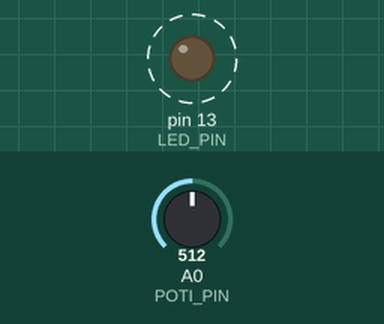
Bench run of a sketch on a simulated Arduino Uno, built with avr-gcc and run on an emulated ATmega328P. Shown: output pins drawn as LEDs (lit = HIGH). Dashed ring = blinking. The inputs (shaded band) are chosen by the test bench; at power-on: A0 (POTI_PIN) = 512.

Above: at 1.8 s.
1.9 s: A0 (POTI_PIN) set to 122
At 2.5 s:
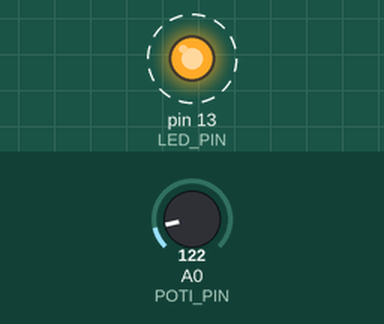
5.4 s: A0 (POTI_PIN) set to 0
At 5.44 s:
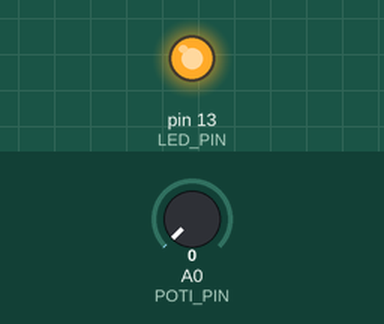
Timing chart, 0 to 14.9 s (numbered marks = the images above; inputs shaded):
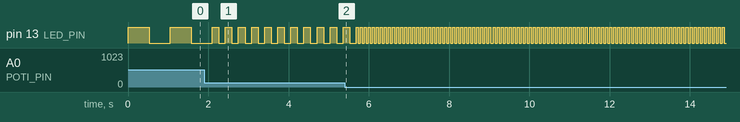

The sketch:

led_poti_frequenz.ino
```cpp
/*
 * Projekt 9: LED Blinkfrequenz mit Potentiometer
 * Die Blinkgeschwindigkeit wird über ein Potentiometer gesteuert.
 *
 * Schaltung:
 * - LED an Pin 13 (mit 220Ω Vorwiderstand)
 * - Potentiometer: Außen 5V/GND, Mitte an A0
 */

const int LED_PIN = 13;
const int POTI_PIN = A0;

void setup() {
  pinMode(LED_PIN, OUTPUT);
}

void loop() {
  int potiWert = analogRead(POTI_PIN);
  int verzoegerung = map(potiWert, 0, 1023, 50, 1000);

  digitalWrite(LED_PIN, HIGH);
  delay(verzoegerung);
  digitalWrite(LED_PIN, LOW);
  delay(verzoegerung);
}
```

Measured:
- after the input at 1.9 s, pin 13 (LED_PIN): alternates HIGH for 0.16 s and LOW for 0.16 s, starting after 0.36 s
- by itself, pin 13 (LED_PIN): alternates HIGH for 0.53 s and LOW for 0.53 s
